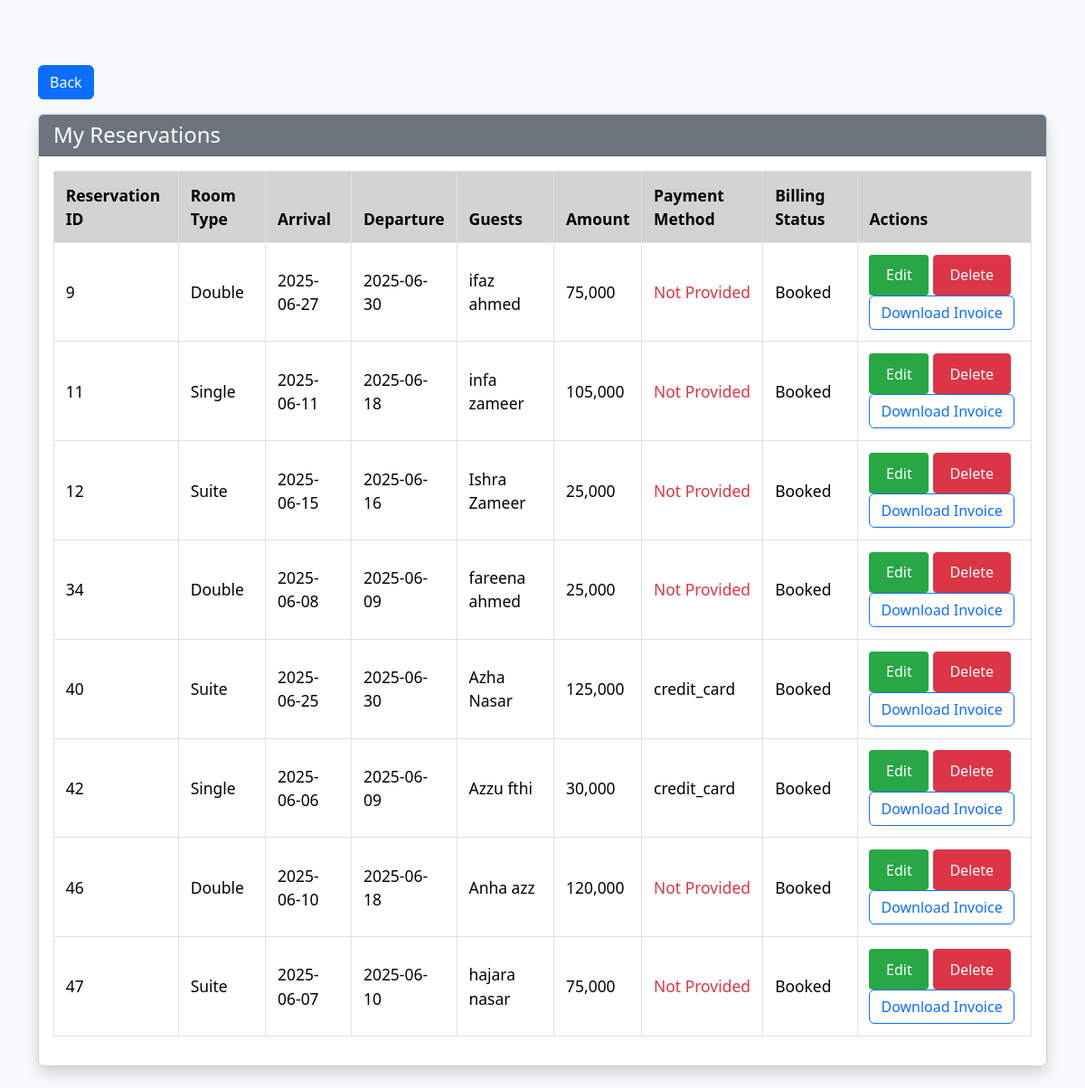
The app's page /reservation_history.php (signed in) with its own data.
### tables this page shows
CREATE TABLE `reservations` (
  `reservation_id` int(10) UNSIGNED NOT NULL,
  `bulk_reservation_id` int(10) UNSIGNED DEFAULT NULL,
  `user_id` int(10) UNSIGNED NOT NULL,
  `room_id` int(10) UNSIGNED NOT NULL,
  `customer_name` varchar(100) NOT NULL,
  `room_type` varchar(50) NOT NULL,
  `check_in_date` date NOT NULL,
  `check_out_date` date NOT NULL,
  `status` enum('booked','confirmed','cancelled','no_show','check_in','check_out') NOT NULL DEFAULT 'booked',
  `amount` int(11) NOT NULL,
  `created_at` timestamp NOT NULL DEFAULT current_timestamp(),
  `cancelled_at` datetime DEFAULT NULL,
  `cancelled_by_scheduler` tinyint(1) DEFAULT 0,
  `cancellation_reason` varchar(255) DEFAULT NULL
);

CREATE TABLE `payments` (
  `payment_id` int(10) UNSIGNED NOT NULL,
  `reservation_id` int(10) UNSIGNED NOT NULL,
  `amount` decimal(10,2) NOT NULL,
  `payment_method` enum('credit_card','paypal','cash') NOT NULL,
  `payment_date` datetime DEFAULT current_timestamp(),
  `status` enum('pending','completed','failed') NOT NULL DEFAULT 'pending'
);

### reservation_history.php (the view, shortened to what this page needs)
<?php
include 'config.php';
$guest_id = $_SESSION['user_id'] ?? null;
$sql = "
SELECT
    r.*,
    p.payment_method,
    p.payment_date,
    p.status AS payment_status
FROM reservations r
LEFT JOIN payments p ON r.reservation_id = p.reservation_id
WHERE r.user_id = ?";
$stmt = $conn->prepare($sql);
$stmt->bind_param("i", $guest_id);
$stmt->execute();
$result = $stmt->get_result();
?>
<!DOCTYPE html>
<html>
<head>
    <link href="https://cdn.jsdelivr.net/npm/bootstrap@5.3.2/dist/css/bootstrap.min.css" rel="stylesheet">
</head>
<body>
    <div class="container mt-5">
        <a href="reservation.php" class="btn btn-primary mb-3"> Back </a>
        <div class="card shadow">
            <div class="card-header bg-secondary text-white">
                <h4 class="mb-0">My Reservations</h4>
            </div>
            <div class="card-body">
                <?php if ($result->num_rows > 0): ?>
                    <div class="table-responsive">
                        <table class="table table-bordered table-hover align-middle">
                            <thead>
                                <tr>
                                    <th>Reservation ID</th>
                                    <th>Room Type</th>
                                    <th>Arrival</th>
                                    <th>Departure</th>
                                    <th>Guests</th>
                                    <th>Amount</th>
                                    <th>Payment Method</th>
                                    <th>Billing Status</th>
                                    <th>Actions</th>
                                </tr>
                            </thead>
                            <tbody>
                                <?php while ($row = $result->fetch_assoc()): ?>
                                    <tr>
                                        <td><?= $row['reservation_id'] ?></td>
                                        <td><?= htmlspecialchars($row['room_type']) ?></td>
                                        <td><?= $row['check_in_date'] ?></td>
                                        <td><?= $row['check_out_date'] ?></td>
                                        <td><?= htmlspecialchars($row['customer_name']) ?></td>
                                        <td><?= number_format($row['amount']) ?></td>
                                        <td><?= $row['payment_method'] ?? '<span class="text-danger">Not Provided</span>' ?></td>
                                        <td>
                                            <?= ($row['status'] === 'cancelled')
                                                ? '<span class="text-danger">Cancelled</span>'
                                                : ucfirst($row['status']) ?>
                                        </td>
                                        <td>
                                            <button class="btn btn-custom-edit btn-sm"
                                                data-bs-toggle="modal"
                                                data-bs-target="#editModal"
                                                onclick='editReservation(<?= json_encode($row) ?>)'>
                                                Edit
                                            </button>
                                            <a href="delete_reservation.php?id=<?= $row['reservation_id'] ?>"
                                                class="btn btn-danger btn-sm btn-custom-delete"
                                                onclick="return confirm('Are you sure you want to delete this reservation?');">
                                                Delete
                                            </a>
                                            <a href="Cinvoice.php?reservation_id=<?= $row['reservation_id'] ?>"
                                                class="btn btn-outline-primary btn-l"
                                                target="_blank">
                                                Download Invoice
                                            </a>
                                        </td>
                                    </tr>
                                <?php endwhile; ?>
                            </tbody>
                        </table>
                    </div>
                <?php else: ?>
                    <div class="alert alert-info">You have no reservations yet....</div>
                <?php endif; ?>
            </div>
        </div>
    </div>
</body>
</html>

### reservation_history.php (style rules this page uses)
body { background-color: #f8f9fa; line-height: 1.5; padding: 1.5rem; }
.table th { background-color: #d3d3d3 !important; font-size: 1.5rem; }
.table tbody tr { background-color: #f0f0f0; }
.table td, .table th { padding: 0.8rem; font-size: 1.09rem; }
.btn-custom-edit { background-color: #28a745; color: white; font-size: 1rem; padding: 0.6rem 1.1rem; }
.btn-custom-delete { font-size: 1rem; padding: 0.6rem 1.1rem; }

### records on screen
reservations: reservation_id "9", room_type "Double", check_in_date "2025-06-27", check_out_date "2025-06-30", customer_name "ifaz ahmed", amount "75,000", payment_method "Not Provided", status "Booked"
reservations: reservation_id "11", room_type "Single", check_in_date "2025-06-11", check_out_date "2025-06-18", customer_name "infa zameer", amount "105,000", payment_method "Not Provided", status "Booked"
reservations: reservation_id "12", room_type "Suite", check_in_date "2025-06-15", check_out_date "2025-06-16", customer_name "Ishra Zameer", amount "25,000", payment_method "Not Provided", status "Booked"
reservations: reservation_id "34", room_type "Double", check_in_date "2025-06-08", check_out_date "2025-06-09", customer_name "fareena ahmed", amount "25,000", payment_method "Not Provided", status "Booked"
payments: reservation.reservation_id "40", reservation.room_type "Suite", reservation.check_in_date "2025-06-25", reservation.check_out_date "2025-06-30", reservation.customer_name "Azha Nasar", reservation.amount "125,000", payment_method "credit_card", reservation.status "Booked"
payments: reservation.reservation_id "42", reservation.room_type "Single", reservation.check_in_date "2025-06-06", reservation.check_out_date "2025-06-09", reservation.customer_name "Azzu fthi", reservation.amount "30,000", payment_method "credit_card", reservation.status "Booked"
reservations: reservation_id "46", room_type "Double", check_in_date "2025-06-10", check_out_date "2025-06-18", customer_name "Anha azz", amount "120,000", payment_method "Not Provided", status "Booked"
reservations: reservation_id "47", room_type "Suite", check_in_date "2025-06-07", check_out_date "2025-06-10", customer_name "hajara nasar", amount "75,000", payment_method "Not Provided", status "Booked"
